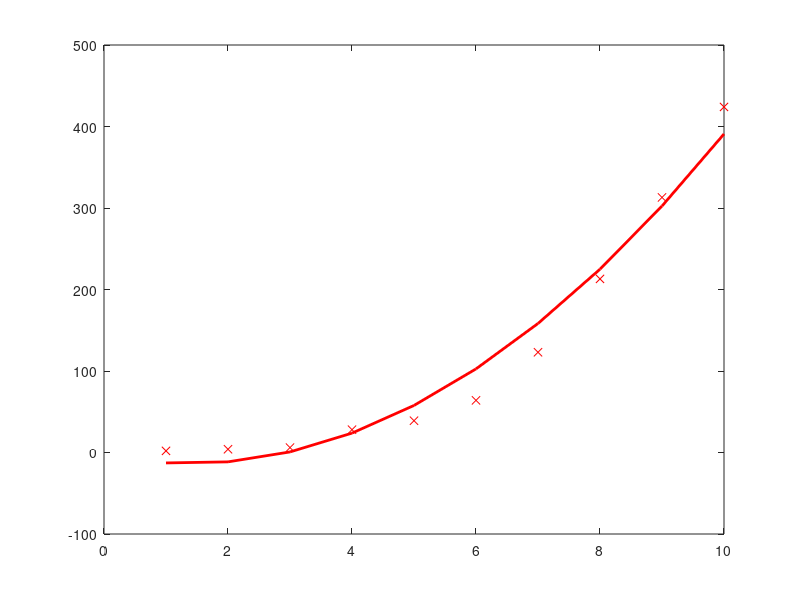

The MATLAB source for this figure:
# Training set
x = [1:10]'
y = [2; 4; 6; 28; 39; 64; 123; 213; 313; 424]


# Design Matrix
m = length(x)
X = [ones(m, 1) x x.^2]

# Parameter
alpha = 0.0005;
iterations = 1000;

# Initialize theta
fprintf('initialise theta\n');
theta = [1; 1; 1]

# Gradient Descent
for iter = 1:iterations

  temp = [
    (theta(1, 1) - alpha/m * (theta(1, 1) + theta(2, 1) * x + theta(3, 1) * x.^2 - y)' * X(:, 1));
    (theta(2, 1) - alpha/m * (theta(1, 1) + theta(2, 1) * x + theta(3, 1) * x.^2 - y)' * X(:, 2));
    (theta(3, 1) - alpha/m * (theta(1, 1) + theta(2, 1) * x + theta(3, 1) * x.^2 - y)' * X(:, 3))
  ]
  theta = temp;

  # Plot every line
  # plot(x, X * theta, 'b-');
  # hold on;
 
end

# Plot Dataset
plot(x, y, 'rx');

fprintf('Caliculated theta\n');
theta
hold on; 

# Plot Linear Regression
plot(X(:, 2), X * theta, 'r-', 'linewidth', 2.0)
hold off;

pause;
